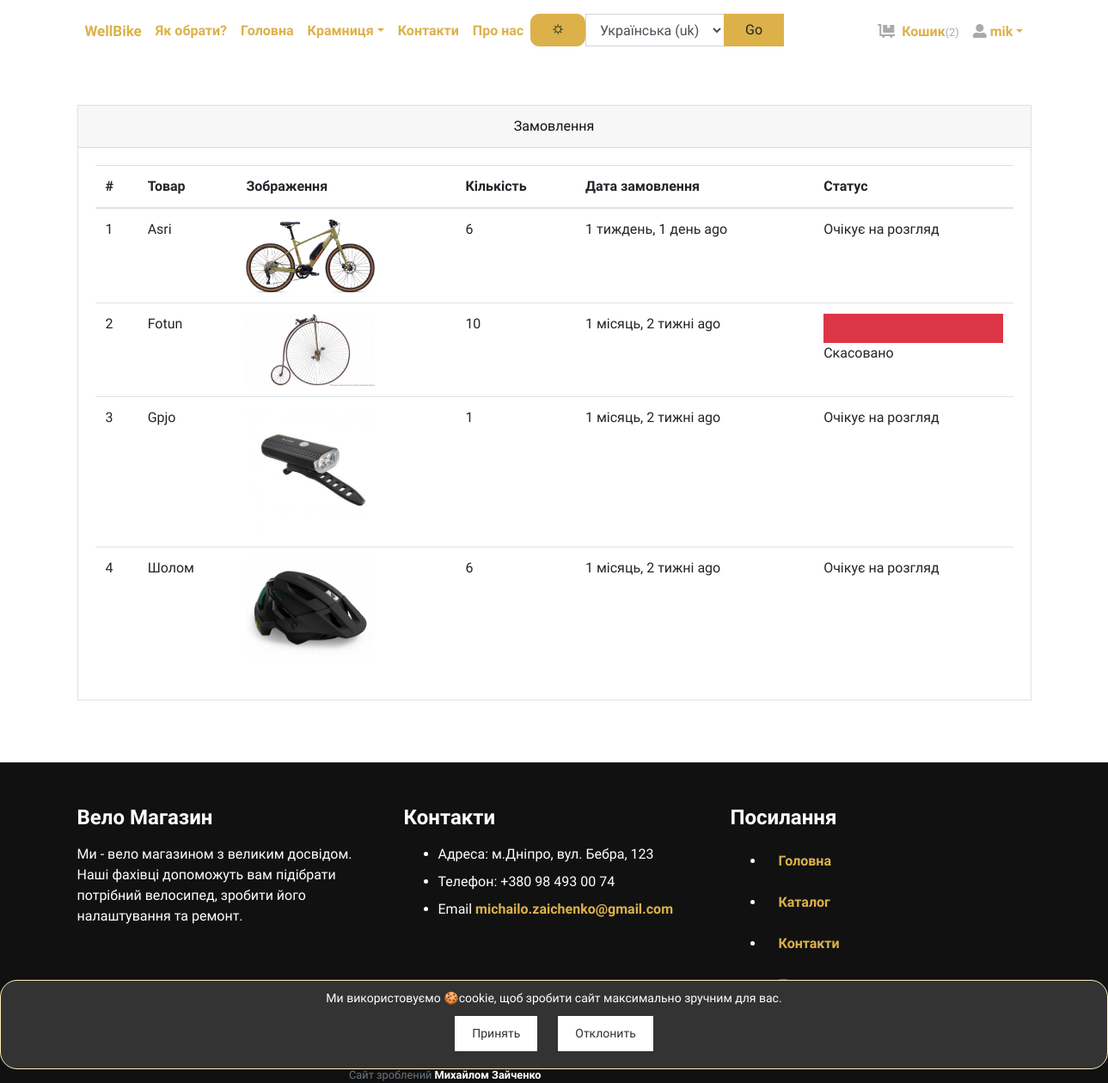
/orders/ (signed in), run on the app's committed database.
### store/models.py (models this page shows, shortened)
class Order(models.Model):
    user = models.ForeignKey(User, verbose_name="User", on_delete=models.CASCADE)
    address = models.ForeignKey(Address, verbose_name="Shipping Address", on_delete=models.CASCADE)
    paying_way = models.ForeignKey(PayingWay, verbose_name="Paying Way", on_delete=models.CASCADE, blank=True,
                                   null=True)
    product = models.ForeignKey(Product, verbose_name="Product", on_delete=models.CASCADE)
    quantity = models.PositiveIntegerField(verbose_name="Quantity")
    ordered_date = models.DateTimeField(auto_now_add=True, verbose_name="Ordered Date")
    status = models.CharField(
        choices=STATUS_CHOICES,
        max_length=50,
        default="Очікує на розгляд"
        )

class Product(models.Model):
    title = models.CharField(max_length=150, verbose_name="Product Title")
    slug = models.SlugField(max_length=160, verbose_name="Product Slug")
    sku = models.CharField(max_length=255, unique=True, verbose_name="Unique Product ID (SKU)")
    short_description = models.TextField(verbose_name="Short Description")
    detail_description = models.TextField(blank=True, null=True, verbose_name="Detail Description")
    product_image = models.ImageField(upload_to='product', blank=True, null=True, verbose_name="Product Image")
    price = models.DecimalField(max_digits=8, decimal_places=2)
    category = models.ForeignKey(Category, verbose_name="Product Categoy", on_delete=models.CASCADE)
    is_active = models.BooleanField(verbose_name="Is Active?")
    is_featured = models.BooleanField(verbose_name="Is Featured?")
    created_at = models.DateTimeField(auto_now_add=True, verbose_name="Created Date")
    updated_at = models.DateTimeField(auto_now=True, verbose_name="Updated Date")
    class Meta:
        verbose_name_plural = 'Products'
        ordering = ('-created_at', )

### store/views.py (the view)
# urls.py: path('orders/', views.orders, name="orders"),
@login_required
def orders(request):
    orders = Order.objects.filter(user=request.user).order_by('-ordered_date')
    your_account = request.user
    return render(request, 'store/orders.html', {'orders': orders, 'your_account': your_account, })

### store/context_preprocessors.py (called while the page is built)
def store_menu(request):
    categories = Category.objects.filter(is_active=True)
    context = {
        'categories_menu': categories,
    }
    return context

def cart_menu(request):
    if request.user.is_authenticated:
        cart_items= Cart.objects.filter(user=request.user)
        context = {
            'cart_items': cart_items,
        }
    else:
        context = {}
    return context

### store/templates/store/orders.html (shortened to what this page needs)
{% extends 'base.html' %}
{% load static %}
{% load humanize %}
{% block content %}
    <div class="container py-5">
        <div class="row">
            <div class="col-lg-12">
                <div class="card mb-4" id="tables">
                    <div class="card-header text-center">Замовлення</div>
                    <div class="card-body">
                        <table class="table">
                            <thead>
                            <tr>
                                <th>#</th>
                                <th>Товар</th>
                                <th>Зображення</th>
                                <th>Кількість</th>
                                <th>Дата замовлення</th>
                                <th>Статус</th>
                            </tr>
                            </thead>
                            <tbody>
                            {% if orders %}
                                {% for order in orders %}
                                    <tr>
                                        <td>{{ forloop.counter }}</td>
                                        <td>{{ order.product.title }}</td>
                                        <td>
                                            {% if order.product.product_image %}
                                                <img src="{{ order.product.product_image.url }}"
                                                     alt="{{ order.product.product_ttile }}" style="width:150px;">
                                            {% endif %}
                                        </td>
                                        <td>{{ order.quantity }}</td>
                                        <td>{{ order.ordered_date|naturaltime }}</td>
                                        <td>
                                            {% if order.status == 'Скасовано' %}
                                                <div class="bg-light border border-danger">
                                                    <div class="p-3 bg-danger" style="width:100%;"></div>
                                                </div>
                                            {% endif %}
                                            {{ order.status }}
                                        </td>
                                    </tr>
                                {% endfor %}
                            {% endif %}
                            </tbody>
                        </table>
                    </div>
                </div>
            </div>
        </div>
    </div>
    </div>
{% endblock content %}

### store/templates/navbar.html (shortened to what this page needs)
{% load static %}
{% load i18n %}
{% block head %}
    <link href="{% static 'css/header.css' %}" rel="stylesheet" type="text/css">
    <link href="{% static 'css/button_back_col.css' %}" rel="stylesheet" type="text/css">
{% endblock %}
<header>
    <div class="container px-0 px-lg-3">
        <nav class="navbar navbar-expand-lg py-3 px-lg-0">
            <div class="collapse navbar-collapse" id="navbarSupportedContent">
                <ul class="navbar-nav mr-auto">
                    <li class="nav-item">
                        <a class="nav-link active" href="{% url 'store:home' %}"><span
                                class="custom-text">WellBike</span></a>
                    </li>
                    <li class="nav-item">
                        <a class="nav-link" href="{% url 'store:main' %}">{% trans 'Як обрати?' %}</a>
                    </li>
                    <li class="nav-item">
                        <a class="nav-link" href="{% url 'store:home' %}">{% trans 'Головна' %}</a>
                    </li>
                    <li class="nav-item dropdown"><a class="nav-link dropdown-toggle" id="pagesDropdown" href="#"
                                                     data-toggle="dropdown" aria-haspopup="true"
                                                     aria-expanded="false">{% trans 'Крамниця' %}</a>
                    </li>
                    <li class="nav-item">
                        <a class="nav-link" href="{% url 'store:contacts' %}">{% trans "Контакти" %}</a>
                    </li>
                    <li class="nav-item">
                        <a class="nav-link" href="{% url 'store:about' %}"> {% trans "Про нас" %}</a>
                    </li>
                    <li>
                        <div id="toggle-theme" class="btn btn-primary">🌣</div>
                    </li>
                    <li>
                        {% load i18n %}
                        <form action="{% url 'set_language' %}" method="post" class="form-inline">
                            <div class="input-group">
                                <select name="language" class="form-control">
                                    {% get_current_language as LANGUAGE_CODE %}
                                    {% get_available_languages as LANGUAGES %}
                                    {% get_language_info_list for LANGUAGES as languages %}
                                    {% for language in languages %}
                                        <option value="{{ language.code }}"{% if language.code == LANGUAGE_CODE %}
                                                selected{% endif %}>
                                            {{ language.name_local }} ({{ language.code }})
                                        </option>
                                    {% endfor %}
                                </select>
                                <div class="input-group-append">
                                    <button type="submit" class="btn btn-primary">Go</button>
                                </div>
                            </div>
                        </form>
                    </li>
                </ul>
                <ul class="navbar-nav ml-auto">
                    {% if request.user.is_authenticated %}
                        <li class="nav-item"><a class="nav-link" href="{% url 'store:cart' %}"> <i
                                class="fas fa-dolly-flatbed mr-1 text-gray"></i> {% trans 'Кошик' %}<small
                                class="text-gray">({{ cart_items.count }})</small></a></li>
                        <li class="nav-item dropdown"><a class="nav-link dropdown-toggle" id="pagesDropdown" href="#"
                                                         data-toggle="dropdown" aria-haspopup="true"
                                                         aria-expanded="false"><i class="fas fa-user-alt mr-1
                                                   text-gray"></i>{{ your_account }}</a></a>
                        </li>
                    {% else %}
                        <li class="nav-item"><a class="nav-link" href="{% url 'store:login' %}">{% trans 'Увійти' %}</a></li>
                        <li class="nav-item"><a class="nav-link" href="{% url 'store:register' %}">{% trans 'Створити акаунт' %}</a>
                        </li>
                    {% endif %}
                </ul>
            </div>
        </nav>
    </div>
</header>

### static/css/style.gold.css (style rules this page uses)
.text-gray { color: #aaa !important; }
.navbar { position: relative; }
.border { border: 1px solid #dee2e6 !important; }
.border-danger { border-color: #dc3545 !important; }
.navbar { padding: 0.5rem 1rem; }
.btn { font-weight: 400; border: 1px solid transparent; font-family: inherit; padding: 0.375rem 1.5rem; font-size: 1rem; line-height: 1.5; border-radius: 0; transition: color 0.15s ease-in-out, background-color 0.15s ease-in-out, border-color 0.15s ease-in-out, box-shadow 0.15s ease-in-out; }
.btn-primary { color: #212529; background-color: #dcb14a; border-color: #dcb14a; }
body { font-family: "Libre Franklin", sans-serif; font-size: 1rem; font-weight: 400; line-height: 1.5; color: #111111; background-color: #fff; }
a { color: #dcb14a; text-decoration: none; }
small, .small { font-size: 80%; font-weight: 400; }
.bg-danger { background-color: #dc3545 !important; }
.bg-light { background-color: #f8f9fa !important; }
.form-control { padding: 0.375rem 0.75rem; font-size: 1rem; line-height: 1.5; color: #495057; background-color: #fff; border: 1px solid #ced4da; border-radius: 0; transition: border-color 0.15s ease-in-out, box-shadow 0.15s ease-in-out; }
.form-control::placeholder { color: #adb5bd; font-size: 0.85rem; font-weight: 400; }
select.form-control:not([size]):not([multiple]) { height: calc(2.25rem + 2px); }
.nav-link { padding: 0.5rem 1rem; }
.card { border-radius: 0; }
.card-body { padding: 1.25rem; }
.card-header { padding: 0.75rem 1.25rem; background-color: rgba(17, 17, 17, 0.03); border-bottom: 1px solid rgba(17, 17, 17, 0.125); }
.card-header:first-child { border-radius: calc(0 - 1px) calc(0 - 1px) 0 0; }

### static/css/header.css (style rules this page uses)
.custom-text { font-size: 17px; }
a { font-weight: bolder; }
#toggle-theme { border-radius: 10px; }

### data on the page
Order: product "Asri", product.product_image (picture), quantity "6", ordered_date "1 тиждень, 1 день ago", status "Очікує на розгляд"
Order: product "Fotun", product.product_image (picture), quantity "10", ordered_date "1 місяць, 2 тижні ago", status "Скасовано"
Order: product "Gpjo", product.product_image (picture), quantity "1", ordered_date "1 місяць, 2 тижні ago", status "Очікує на розгляд"
Order: product "Шолом", product.product_image (picture), quantity "6", ordered_date "1 місяць, 2 тижні ago", status "Очікує на розгляд"

### other printed values
{{ cart_items.count }} "2"
{{ your_account }} "mik"
form field language "Українська (uk)"
